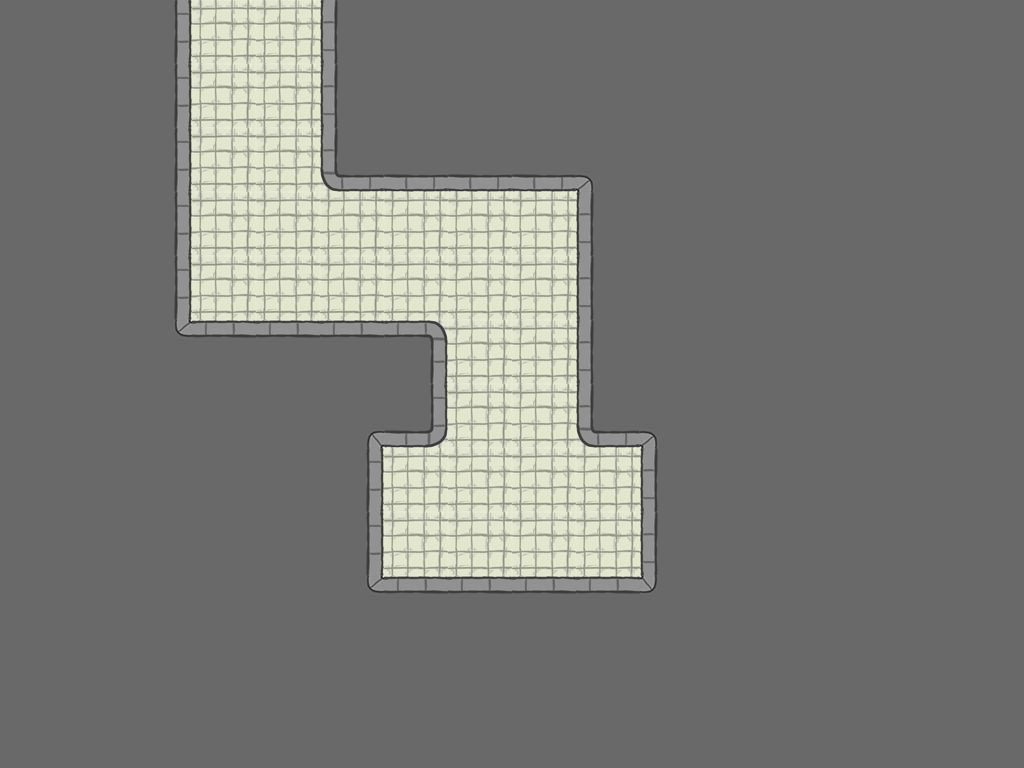

A 2D game scene composited from a Tiled map and its tileset images. What follows is a short description and the map's XML, with every tile layer's data as written:
An orthogonal 16x12 tile map with 64x64 px tiles, 1 tile layer (Tiles) and 2 objects (Door, Controls).

<map version="1.0" orientation="orthogonal" width="16" height="12" tilewidth="64" tileheight="64">
 <tileset firstgid="1" name="tileset" tilewidth="64" tileheight="64">
  <image source="../TileSets/tileset.png" width="384" height="192" />
  <tile id="0">
   <properties>
    <property name="walkCost" value="100" />
   </properties>
  </tile>
  <tile id="1">
   <properties>
    <property name="walkCost" value="100" />
   </properties>
  </tile>
  <tile id="6">
   <properties>
    <property name="walkCost" value="100" />
   </properties>
  </tile>
 </tileset>
 <layer name="Tiles" width="16" height="12">
  <data>
   <tile gid="8" />
   <tile gid="8" />
   <tile gid="5" />
   <tile gid="1" />
   <tile gid="1" />
   <tile gid="6" />
   <tile gid="8" />
   <tile gid="8" />
   <tile gid="8" />
   <tile gid="8" />
   <tile gid="8" />
   <tile gid="8" />
   <tile gid="8" />
   <tile gid="8" />
   <tile gid="8" />
   <tile gid="8" />
   <tile gid="8" />
   <tile gid="8" />
   <tile gid="5" />
   <tile gid="1" />
   <tile gid="1" />
   <tile gid="6" />
   <tile gid="8" />
   <tile gid="8" />
   <tile gid="8" />
   <tile gid="8" />
   <tile gid="8" />
   <tile gid="8" />
   <tile gid="8" />
   <tile gid="8" />
   <tile gid="8" />
   <tile gid="8" />
   <tile gid="8" />
   <tile gid="8" />
   <tile gid="5" />
   <tile gid="1" />
   <tile gid="1" />
   <tile gid="11" />
   <tile gid="4" />
   <tile gid="4" />
   <tile gid="4" />
   <tile gid="16" />
   <tile gid="8" />
   <tile gid="8" />
   <tile gid="8" />
   <tile gid="8" />
   <tile gid="8" />
   <tile gid="8" />
   <tile gid="8" />
   <tile gid="8" />
   <tile gid="5" />
   <tile gid="1" />
   <tile gid="1" />
   <tile gid="1" />
   <tile gid="1" />
   <tile gid="1" />
   <tile gid="1" />
   <tile gid="6" />
   <tile gid="8" />
   <tile gid="8" />
   <tile gid="8" />
   <tile gid="8" />
   <tile gid="8" />
   <tile gid="8" />
   <tile gid="8" />
   <tile gid="8" />
   <tile gid="5" />
   <tile gid="1" />
   <tile gid="1" />
   <tile gid="1" />
   <tile gid="1" />
   <tile gid="1" />
   <tile gid="1" />
   <tile gid="6" />
   <tile gid="8" />
   <tile gid="8" />
   <tile gid="8" />
   <tile gid="8" />
   <tile gid="8" />
   <tile gid="8" />
   <tile gid="8" />
   <tile gid="8" />
   <tile gid="18" />
   <tile gid="3" />
   <tile gid="3" />
   <tile gid="3" />
   <tile gid="12" />
   <tile gid="1" />
   <tile gid="1" />
   <tile gid="6" />
   <tile gid="8" />
   <tile gid="8" />
   <tile gid="8" />
   <tile gid="8" />
   <tile gid="8" />
   <tile gid="8" />
   <tile gid="8" />
   <tile gid="8" />
   <tile gid="8" />
   <tile gid="8" />
   <tile gid="8" />
   <tile gid="17" />
   <tile gid="9" />
   <tile gid="1" />
   <tile gid="1" />
   <tile gid="11" />
   <tile gid="16" />
   <tile gid="8" />
   <tile gid="8" />
   <tile gid="8" />
   <tile gid="8" />
   <tile gid="8" />
   <tile gid="8" />
   <tile gid="8" />
   <tile gid="8" />
   <tile gid="8" />
   <tile gid="8" />
   <tile gid="5" />
   <tile gid="1" />
   <tile gid="1" />
   <tile gid="1" />
   <tile gid="1" />
   <tile gid="6" />
   <tile gid="8" />
   <tile gid="8" />
   <tile gid="8" />
   <tile gid="8" />
   <tile gid="8" />
   <tile gid="8" />
   <tile gid="8" />
   <tile gid="8" />
   <tile gid="8" />
   <tile gid="8" />
   <tile gid="5" />
   <tile gid="1" />
   <tile gid="1" />
   <tile gid="1" />
   <tile gid="1" />
   <tile gid="6" />
   <tile gid="8" />
   <tile gid="8" />
   <tile gid="8" />
   <tile gid="8" />
   <tile gid="8" />
   <tile gid="8" />
   <tile gid="8" />
   <tile gid="8" />
   <tile gid="8" />
   <tile gid="8" />
   <tile gid="18" />
   <tile gid="3" />
   <tile gid="3" />
   <tile gid="3" />
   <tile gid="3" />
   <tile gid="15" />
   <tile gid="8" />
   <tile gid="8" />
   <tile gid="8" />
   <tile gid="8" />
   <tile gid="8" />
   <tile gid="8" />
   <tile gid="8" />
   <tile gid="8" />
   <tile gid="8" />
   <tile gid="8" />
   <tile gid="8" />
   <tile gid="8" />
   <tile gid="8" />
   <tile gid="8" />
   <tile gid="8" />
   <tile gid="8" />
   <tile gid="8" />
   <tile gid="8" />
   <tile gid="8" />
   <tile gid="8" />
   <tile gid="8" />
   <tile gid="8" />
   <tile gid="8" />
   <tile gid="8" />
   <tile gid="8" />
   <tile gid="8" />
   <tile gid="8" />
   <tile gid="8" />
   <tile gid="8" />
   <tile gid="8" />
   <tile gid="8" />
   <tile gid="8" />
   <tile gid="8" />
   <tile gid="8" />
   <tile gid="8" />
   <tile gid="8" />
   <tile gid="8" />
  </data>
 </layer>
 <objectgroup name="Objects" width="16" height="12">
  <object name="DoorYellow" type="Door" x="217" y="5" width="64" height="64">
   <properties>
    <property name="direction" value="up" />
    <property name="locked" value="0" />
   </properties>
  </object>
  <object name="Controls" type="Controls" x="384" y="511" width="256" height="64">
   <properties>
    <property name="angle" value="180" />
   </properties>
  </object>
 </objectgroup>
</map>
